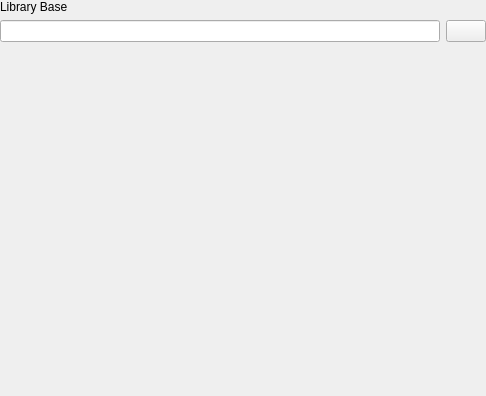
<?xml version="1.0" encoding="UTF-8"?>
<ui version="4.0">
 <class>Setting</class>
 <widget class="QStackedWidget" name="Setting">
  <property name="geometry">
   <rect>
    <x>0</x>
    <y>0</y>
    <width>486</width>
    <height>396</height>
   </rect>
  </property>
  <property name="windowTitle">
   <string>Setting</string>
  </property>
  <property name="currentIndex">
   <number>0</number>
  </property>
  <widget class="QWidget" name="page">
   <layout class="QGridLayout" name="gridLayout_3">
    <property name="leftMargin">
     <number>0</number>
    </property>
    <property name="topMargin">
     <number>0</number>
    </property>
    <property name="rightMargin">
     <number>0</number>
    </property>
    <property name="bottomMargin">
     <number>0</number>
    </property>
    <item row="0" column="0">
     <widget class="QLabel" name="label_library_base">
      <property name="text">
       <string>Library Base</string>
      </property>
     </widget>
    </item>
    <item row="1" column="1">
     <widget class="DTApplyButton" name="pushButton_library_base">
      <property name="text">
       <string/>
      </property>
     </widget>
    </item>
    <item row="2" column="1">
     <spacer name="verticalSpacer_3">
      <property name="orientation">
       <enum>Qt::Vertical</enum>
      </property>
      <property name="sizeHint" stdset="0">
       <size>
        <width>20</width>
        <height>250</height>
       </size>
      </property>
     </spacer>
    </item>
    <item row="1" column="0">
     <widget class="QLineEdit" name="lineEdit_library_base">
      <property name="readOnly">
       <bool>true</bool>
      </property>
     </widget>
    </item>
   </layout>
  </widget>
 </widget>
 <customwidgets>
  <customwidget>
   <class>DTApplyButton</class>
   <extends>QPushButton</extends>
   <header>DTWidget.DTApplyButton</header>
  </customwidget>
 </customwidgets>
 <resources/>
 <connections/>
</ui>
